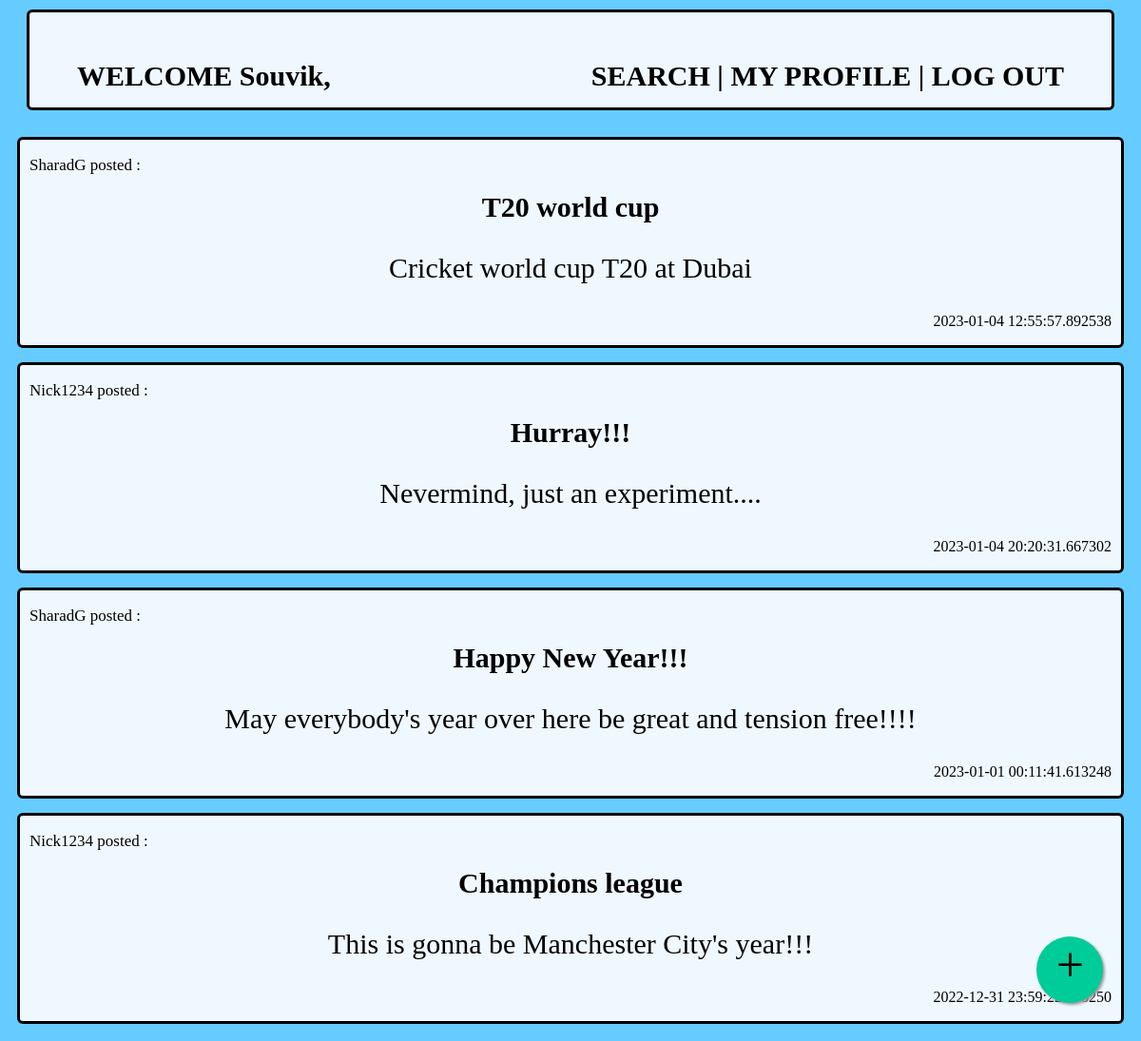
Page /Rick2034/home on the committed database.
### app.py (models this page shows)
class Users(db.Model):
    __tablename__ = 'users'
    user_id = db.Column(db.Integer, autoincrement = True, primary_key = True)
    username = db.Column(db.String, unique = True, nullable = False)
    email = db.Column(db.String, unique = True, nullable = False)
    first_name = db.Column(db.String, nullable = False)
    last_name = db.Column(db.String)
    password = db.Column(db.String, nullable = False)
    dob = db.Column(db.String, nullable = False)

class Posts(db.Model):
    __tablename__='posts'
    post_id = db.Column(db.Integer, nullable = False, autoincrement = True, unique= True, primary_key = True)
    title = db.Column(db.String, nullable = False)
    description = db.Column(db.String, nullable = False)
    attachment = db.Column(db.String)
    username = db.Column(db.String, db.ForeignKey("users.username"),nullable=False)
    datetime = db.Column(db.String)

### app.py (the view)
@app.route('/<username>/home',methods=['GET'])
def home(username):
    if request.method == "GET":
        user = Users.query.filter_by(username=username).first()
        post=Posts.query.all()
        follow=[]
        follows=Follow.query.filter_by(follower=username).all()
        for i in follows:
            follow+=[i.following]
        if len(post)==0:
            return render_template("home_empty.html",users=user)
        else :
            return render_template("home.html",users=user,posts=post,follow=follow)

### templates/home.html (shortened to what this page needs)
<!DOCTYPE html>
<html>
    <head>
    <head>
    <body>
        <div class="header">
            <b style="float:left">WELCOME {{ users["first_name"] }},</b>
            <b style="float:right"><a href="/{{ users["username"] }}/search" formaction='/{{ users["username"] }}/search' formmethod='GET'>SEARCH</a> | <a href="/{{ users["username"] }}/my_profile" formaction='/{{ users["username"] }}/my_profile' formmethod='GET'>MY PROFILE</a> | <a href='/' formaction='/' formmethod='GET'>LOG OUT</a></b>
        </div>
        <br>
        <div class="posts">
            {% for post in posts %}
                {% if post["username"] in follow %}
                    <div class="post">
                        <a href="/{{ users["username"] }}/profile/{{ post["username"] }}" formaction="/{{ users["username"] }}/profile/{{ post["username"] }}" formmethod="GET"><p style="font-size:17px" align="left">{{ post["username"] }}</a> posted :</p>
                        <b>{{ post["title"] }}</b>
                        <br>
                        <p font-size="30px">{{ post["description"] }}</p>
                        <p style="font-size:16px" align="right">{{ post["datetime"] }}</p>
                    </div>
                {% endif %}
            {% endfor %}
        </div>
        <a href="/{{ users["username"] }}/new_post" class="float" >
            <i class="my-float">+</i>
        </a>
    </body>
</html>

### templates/home.html (style rules this page uses)
.header { font-family:Cambria, Cochin, Georgia, Times, 'Times New Roman', serif; font-size: 30px; background-color:aliceblue; margin-left: 20px; margin-right: 20px; margin-top: 10px; margin-bottom: 5px; border: 3px solid; border-radius: 6px; padding: 50px; }
body { background-color:#66CCFF; }
a:link { color: black; text-decoration: none; }
.post { font-size:30px; font-family:Cambria, Cochin, Georgia, Times, 'Times New Roman', serif; padding-left: 10px; padding-right: 10px; margin-left: 10px; margin-right: 10px; margin-top: 5px; margin-bottom: 10px; border: 3px solid; border-radius: 6px; background-color:aliceblue; text-align:center; }
.posts { display:flex; flex-direction:column-reverse; }
.float { position:fixed; width:70px; height:70px; bottom:40px; right:40px; background-color:#0C9; color:#FFFFFF; border-radius:50px; text-align:center; box-shadow: 2px 2px 3px #999; }
.my-float { margin-top:22px; font-family:Cambria, Cochin, Georgia, Times, 'Times New Roman', serif; font-size: 52px; }

### rows in the picture
Users: first_name "Souvik"
Posts: username "Nick1234", title "Champions league", description "This is gonna be Manchester City's year!!!", datetime "2022-12-31 23:59:22.878250"
Posts: username "SharadG", title "Happy New Year!!!", description "May everybody's year over here be great and tension free!!!!", datetime "2023-01-01 00:11:41.613248"
Posts: username "Nick1234", title "Hurray!!!", description "Nevermind, just an experiment....", datetime "2023-01-04 20:20:31.667302"
Posts: username "SharadG", title "T20 world cup", description "Cricket world cup T20 at Dubai", datetime "2023-01-04 12:55:57.892538"
